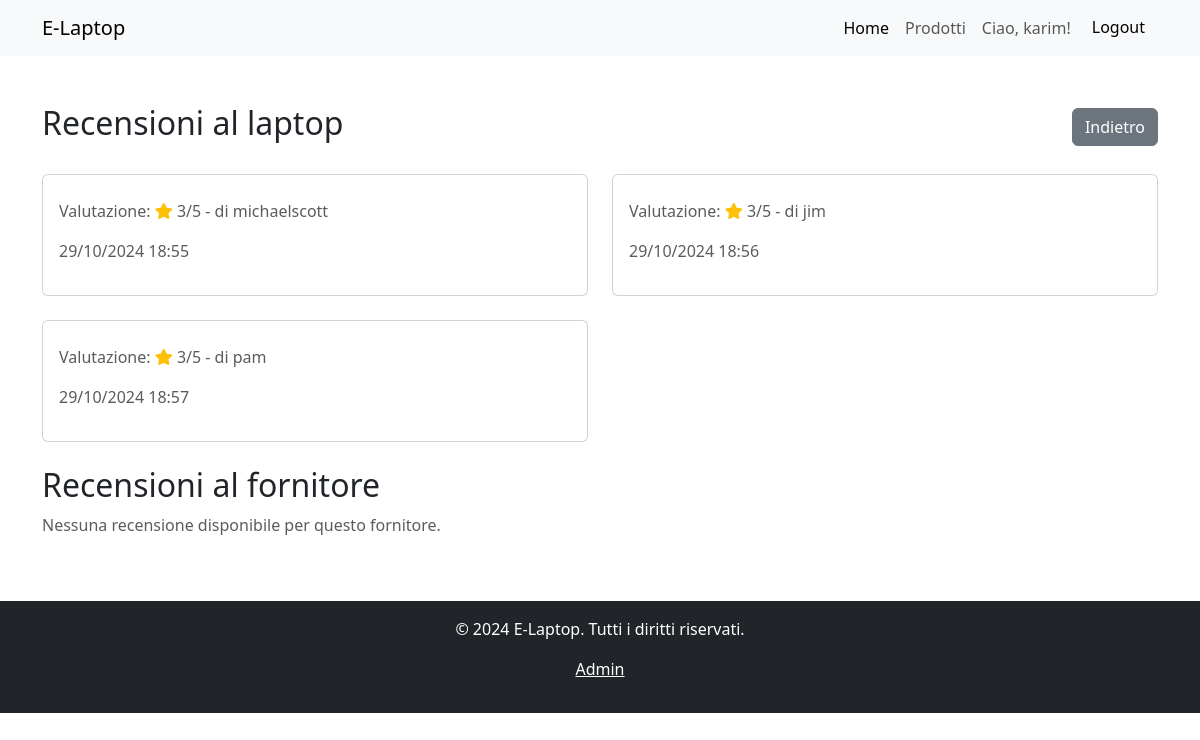
The page /laptopdetail/2/reviews (signed in) on the database as committed earlier.
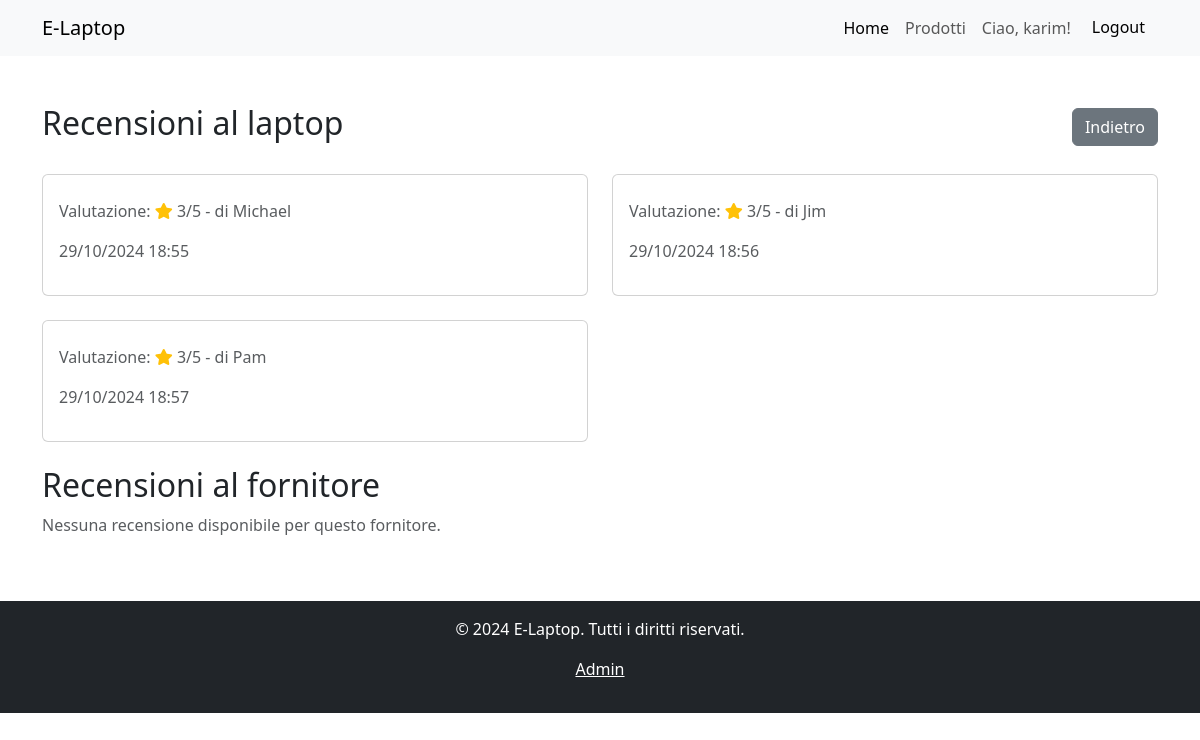
The same page on the database as committed later.
### management/models.py (models this page shows, shortened)
class LaptopReview(models.Model):
    user = models.ForeignKey(settings.AUTH_USER_MODEL, on_delete=models.CASCADE)
    laptop = models.ForeignKey(Laptop, on_delete=models.CASCADE)
    rating = models.PositiveIntegerField(choices=[(i, str(i)) for i in range(1, 6)])
    description = models.TextField(max_length=200, blank=True, null=True)
    creation_time = models.DateTimeField(auto_now_add=True)
    class Meta:
        unique_together = (('user', 'laptop'),)

class CustomUser(AbstractUser):
    USER_TYPE_CHOICES = (
        ('buyer', 'Acquirente'),
        ('seller', 'Fornitore'),
    )
    user_type = models.CharField(max_length=20, choices=USER_TYPE_CHOICES)

### management/views.py (the view)
# urls.py: path('laptopdetail/<int:laptop_id>/reviews', views.laptop_and_seller_reviews_list, name='laptop_and_seller_reviews_list'),
@login_required
def laptop_and_seller_reviews_list(request, laptop_id):
    laptop = get_object_or_404(Laptop, id=laptop_id)
    seller = get_object_or_404(CustomUser, id=laptop.seller_id)
    return render(request, 'management/laptop_and_seller_reviews_list.html', {'laptop': laptop, 'seller': seller})

### management/templates/management/laptop_and_seller_reviews_list.html (shortened to what this page needs)
{% extends "base.html" %}
{% block content %}
<div class="row mt-5">
    <div class="col-md-12">
        <div class="d-flex justify-content-between align-items-center">
            <h2>Recensioni al laptop</h2>
            <a href="{% url 'laptop_detail' laptop.id %}" class="btn btn-secondary">Indietro</a>
        </div>
        {% if laptop.laptopreview_set.exists %}
            <div class="row mt-4">
                {% for review in laptop.laptopreview_set.all %}
                    <div class="col-md-6 mb-4">
                        <div class="card h-100">
                            <div class="card-body">
                                <p class="text-muted">Valutazione:
                                    <link rel="stylesheet" href="https://cdnjs.cloudflare.com/ajax/libs/font-awesome/5.15.4/css/all.min.css">
                                    <i class="fas fa-star text-warning"></i>
                                    {{ review.rating }}/5 - di {{ review.user.username }}
                                </p>
                                <p class="text-muted">{{ review.creation_time|date:"d/m/Y H:i" }}</p>
                            </div>
                        </div>
                    </div>
                {% endfor %}
            </div>
        {% else %}
            <p class="text-muted">Nessuna recensione disponibile per questo prodotto.</p>
        {% endif %}
    </div>
    <div class="col-md-12">
        <div class="d-flex justify-content-between align-items-center">
            <h2>Recensioni al fornitore</h2>
        </div>
        {% if seller.user_reviews.exists %}
            <div class="row mt-4">
                {% for review in seller.user_reviews.all %}
                    <div class="col-md-6 mb-4">
                        <div class="card h-100">
                            <div class="card-body">
                                <h5 class="card-title">{{ review.title }}</h5>
                                {% if review.description %}
                                    <p class="card-text">{{ review.description }}</p>
                                {% endif %}
                                <p class="text-muted">Valutazione:
                                    <link rel="stylesheet" href="https://cdnjs.cloudflare.com/ajax/libs/font-awesome/5.15.4/css/all.min.css">
                                    <i class="fas fa-star text-warning"></i>
                                    {{ review.rating }}/5 - di {{ review.user.username }}
                                </p>
                                <p class="text-muted">{{ review.creation_time|date:"d/m/Y H:i" }}</p>
                            </div>
                        </div>
                    </div>
                {% endfor %}
            </div>
        {% else %}
            <p class="text-muted">Nessuna recensione disponibile per questo fornitore.</p>
        {% endif %}
    </div>
</div>
{% endblock %}

Rows that differ between the two databases and show on the page:
changed through a linked row, LaptopReview: user.username "michaelscott" → "Michael"
changed through a linked row, LaptopReview: user.username "jim" → "Jim"
changed through a linked row, LaptopReview: user.username "pam" → "Pam"
